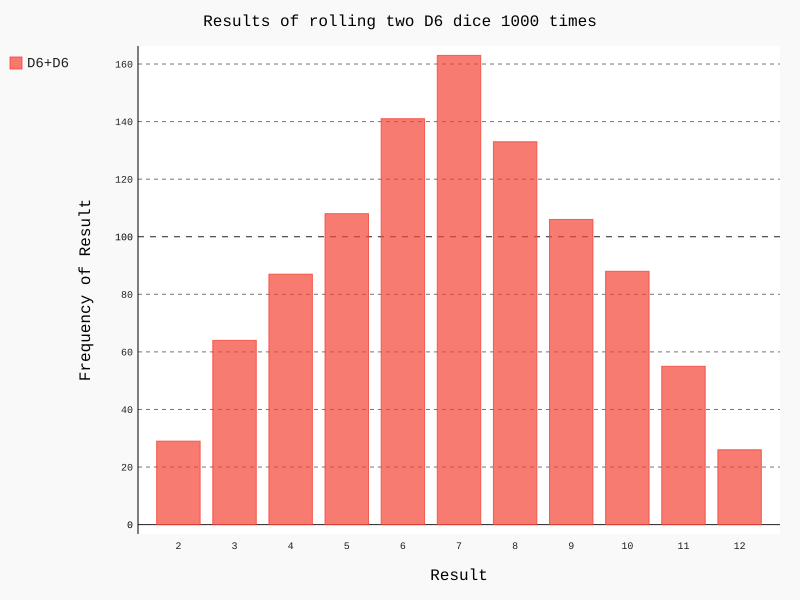

Generate this figure with Python:
# -*- coding: utf-8 -*-
"""
Created on Thu Feb  6 17:27:40 2020

@author: 23820
"""
#dice_visual.py
import pygal
from die import Die

#创建一个D6
die_1 = Die()
die_2 = Die()

#掷几次骰子，并将结果存储在一个列表中
results = []
for roll_num in range(1000):
    result = die_1.roll()+die_2.roll()
    results.append(result)
    
# print(results)
#分析结果
frequencies = []
max_result = die_1.num_sides + die_2.num_sides
for value in range(2, max_result+1):
    frequency = results.count(value)
    frequencies.append(frequency)
    
# print(frequencies)

#对数据进行可视化
hist = pygal.Bar()

hist.title = "Results of rolling two D6 dice 1000 times"
hist.x_labels = ['2', '3', '4', '5', '6', '7', '8', '9', '10', 
                 '11', '12']
hist.x_title = "Result"
hist.y_title = "Frequency of Result"

hist.add('D6+D6', frequencies)
hist.render_to_file('dice_visual.svg')
